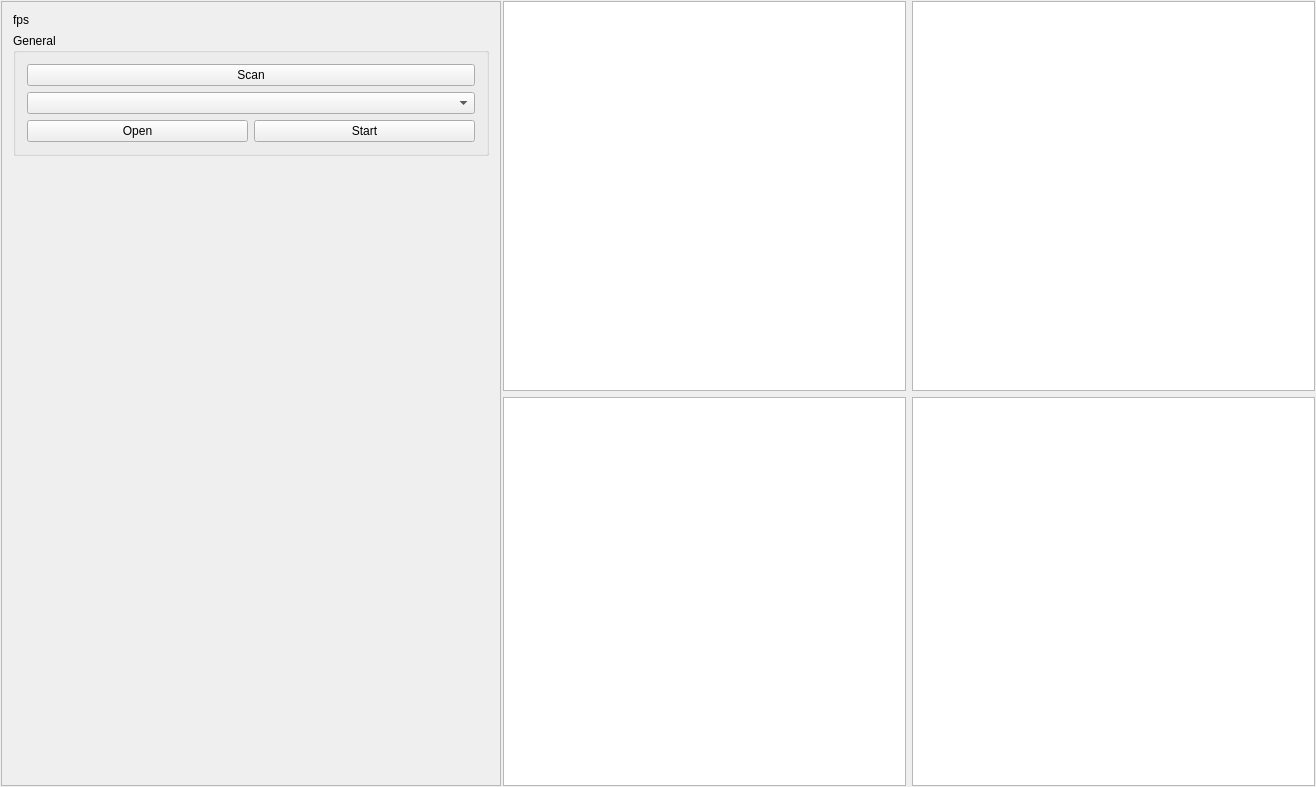
<?xml version="1.0" encoding="UTF-8"?>
<ui version="4.0">
 <class>QBasicFunction</class>
 <widget class="QWidget" name="QBasicFunction">
  <property name="geometry">
   <rect>
    <x>0</x>
    <y>0</y>
    <width>1316</width>
    <height>787</height>
   </rect>
  </property>
  <property name="windowTitle">
   <string>QBasicFunction</string>
  </property>
  <layout class="QHBoxLayout" name="horizontalLayout">
   <property name="spacing">
    <number>2</number>
   </property>
   <property name="leftMargin">
    <number>1</number>
   </property>
   <property name="topMargin">
    <number>1</number>
   </property>
   <property name="rightMargin">
    <number>1</number>
   </property>
   <property name="bottomMargin">
    <number>1</number>
   </property>
   <item>
    <widget class="QScrollArea" name="scrollArea">
     <property name="sizePolicy">
      <sizepolicy hsizetype="Maximum" vsizetype="Preferred">
       <horstretch>0</horstretch>
       <verstretch>0</verstretch>
      </sizepolicy>
     </property>
     <property name="minimumSize">
      <size>
       <width>500</width>
       <height>0</height>
      </size>
     </property>
     <property name="widgetResizable">
      <bool>true</bool>
     </property>
     <widget class="QWidget" name="scrollAreaWidgetContents">
      <property name="geometry">
       <rect>
        <x>0</x>
        <y>0</y>
        <width>498</width>
        <height>783</height>
       </rect>
      </property>
      <layout class="QVBoxLayout" name="verticalLayout">
       <item>
        <widget class="QLabel" name="label_fps">
         <property name="text">
          <string>fps</string>
         </property>
        </widget>
       </item>
       <item>
        <widget class="QGroupBox" name="General">
         <property name="title">
          <string>General</string>
         </property>
         <layout class="QGridLayout" name="gridLayout">
          <item row="0" column="1" colspan="2">
           <widget class="QPushButton" name="toolButton_Scan">
            <property name="text">
             <string>Scan</string>
            </property>
           </widget>
          </item>
          <item row="2" column="1">
           <widget class="QPushButton" name="pushButton_Open">
            <property name="text">
             <string>Open</string>
            </property>
           </widget>
          </item>
          <item row="2" column="2">
           <widget class="QPushButton" name="pushButton_Start">
            <property name="text">
             <string>Start</string>
            </property>
           </widget>
          </item>
          <item row="1" column="1" colspan="2">
           <widget class="customComboBox" name="comboBox_Devices">
            <property name="sizePolicy">
             <sizepolicy hsizetype="Minimum" vsizetype="Fixed">
              <horstretch>0</horstretch>
              <verstretch>0</verstretch>
             </sizepolicy>
            </property>
           </widget>
          </item>
         </layout>
        </widget>
       </item>
       <item>
        <spacer name="verticalSpacer">
         <property name="orientation">
          <enum>Qt::Vertical</enum>
         </property>
         <property name="sizeHint" stdset="0">
          <size>
           <width>20</width>
           <height>40</height>
          </size>
         </property>
        </spacer>
       </item>
      </layout>
     </widget>
    </widget>
   </item>
   <item>
    <layout class="QGridLayout" name="gridLayout_2">
     <item row="0" column="0">
      <widget class="QGraphicsView" name="graphicsView_PreView1"/>
     </item>
     <item row="0" column="1">
      <widget class="QGraphicsView" name="graphicsView_PreView2"/>
     </item>
     <item row="1" column="0">
      <widget class="QGraphicsView" name="graphicsView_PreView3"/>
     </item>
     <item row="1" column="1">
      <widget class="QGraphicsView" name="graphicsView_PreView4"/>
     </item>
    </layout>
   </item>
  </layout>
 </widget>
 <layoutdefault spacing="6" margin="11"/>
 <customwidgets>
  <customwidget>
   <class>customComboBox</class>
   <extends>QComboBox</extends>
   <header location="global">customcombobox.h</header>
  </customwidget>
 </customwidgets>
 <resources/>
 <connections/>
</ui>
